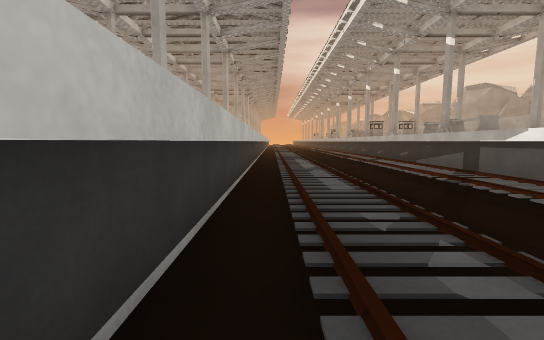
[1] (above)

19 first-person views from a walk through a 3-D level made in the Unity game engine. The camera is 1.5 m above the floor, tilts 6° down and sees 90° across. The floor is counted in squares, 2 m on a side. Each view is taken from the middle of a square. On the plan, view 1 faces up. The plan holds only what a view shows up to about 10 squares ahead; the rest is blank. The place goes on beyond the plan. Surface patterns are stand-ins for the level's own textures.

[2]
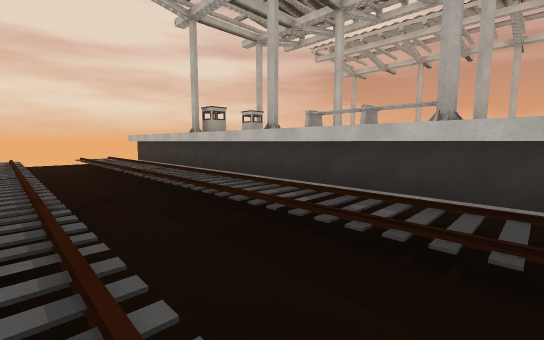

[3]
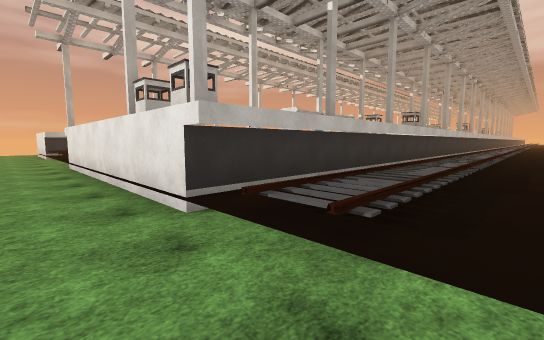

[4]
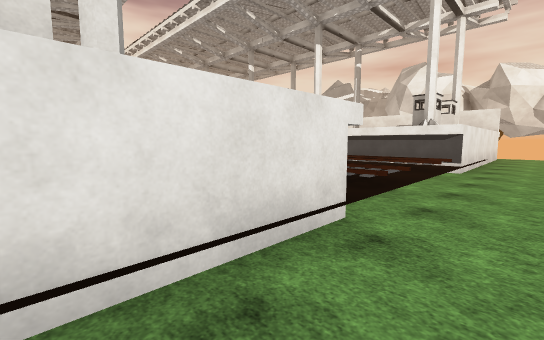

[5]
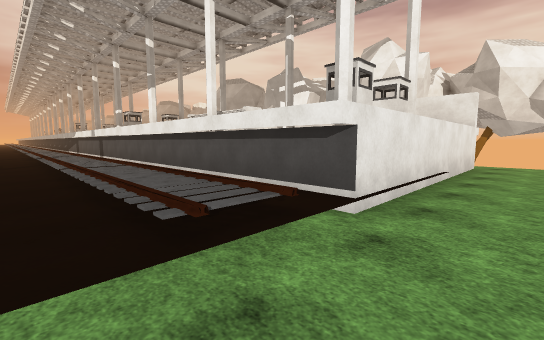

[6]
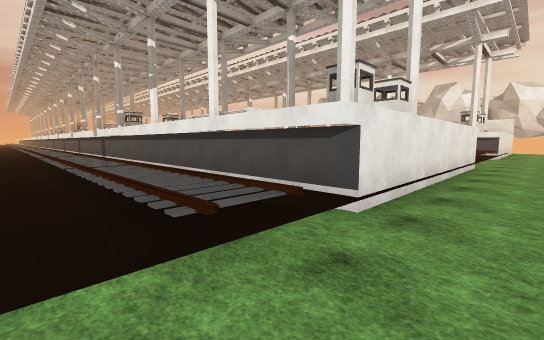

[7]
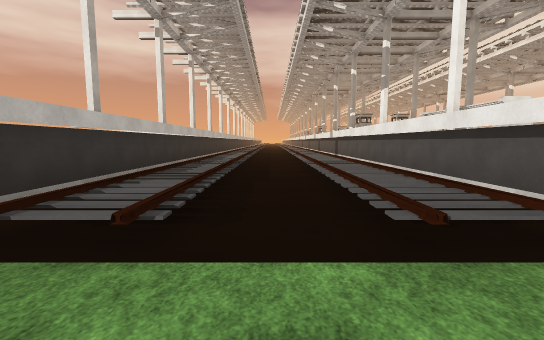

[8]
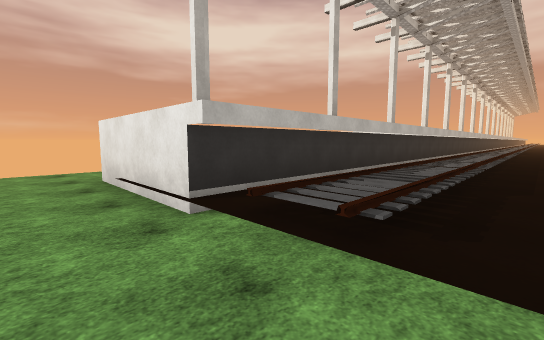

[9]
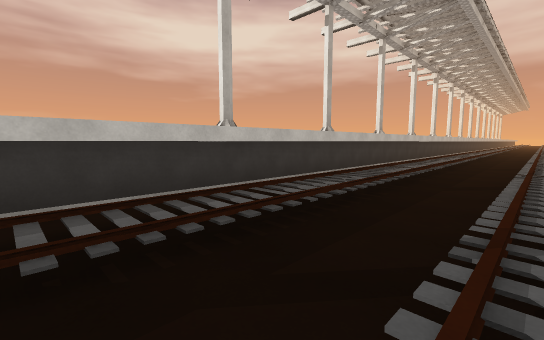

[10]
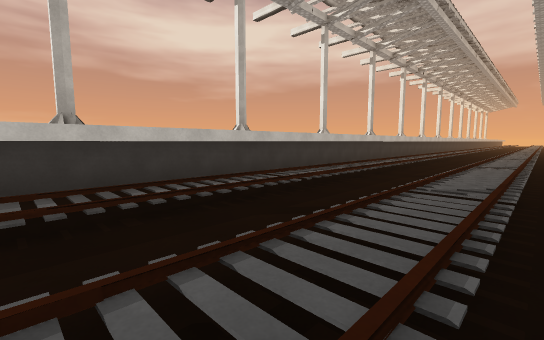

[11]
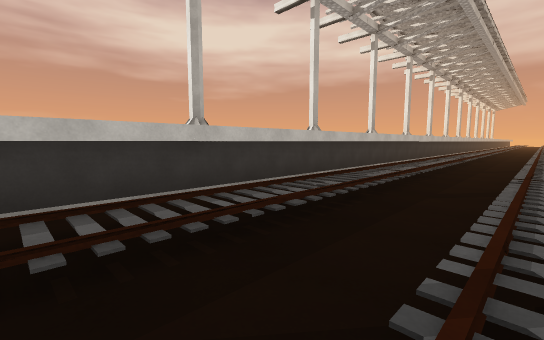

[12]
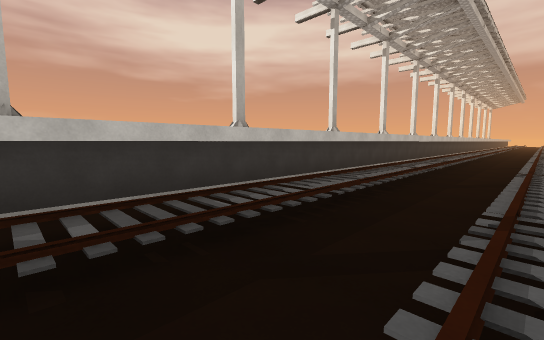

[13]
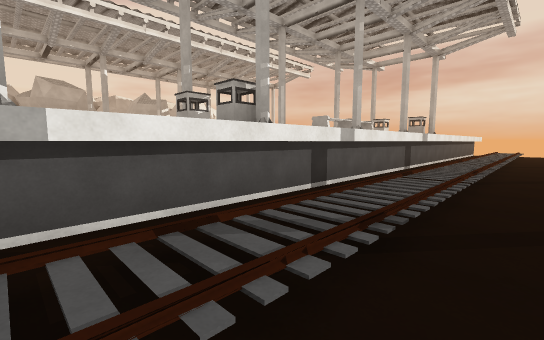

[14]
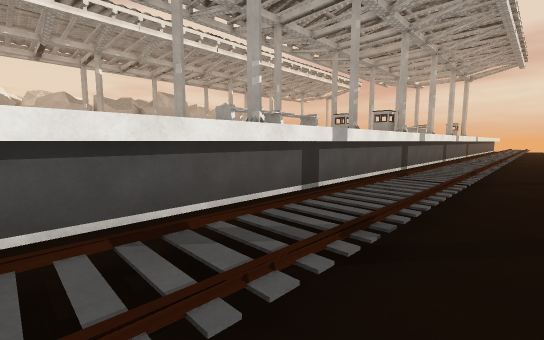

[15]
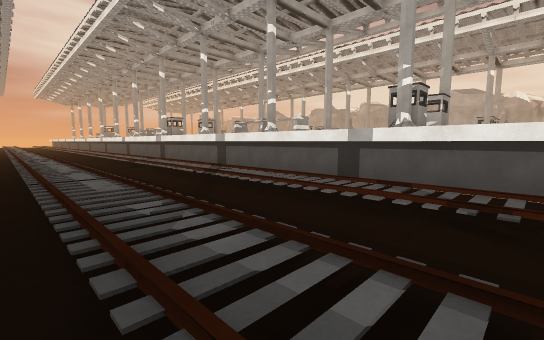

[16]
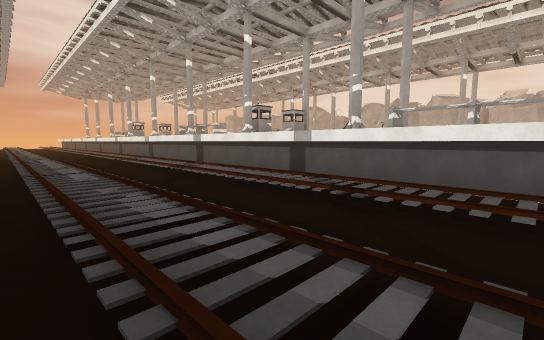

[17]
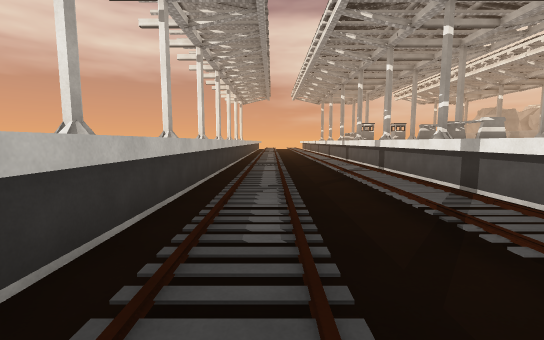

[18]
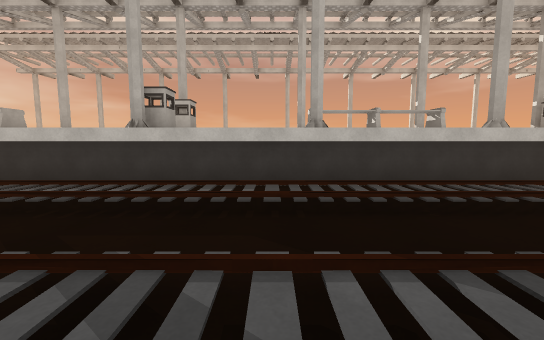

[19]
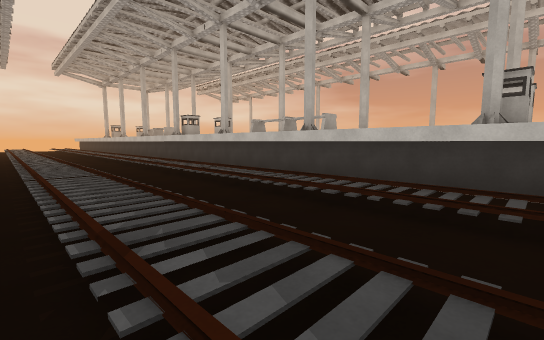

### Floor plan
Key: @ floor where view 1 was taken; # wall or solid block; . main floor; - floor 0.25 m lower than the main floor; / step, stairs or slope; ^ raised ledge.
Columns run from 15 left of view 1 to 12 right of it. Each row starts with its distance up from view 1.
 36   ^//.//^
 35   #//.//#
 34   #//.//#
 33   ^//.//^
 32   ^//.//^
 31   ^//.//#
 30   ^//.//^
 29   ^//.//^
 28   ^//.//^
 27    //.//^
 26    //.//#
 25    //.//^
 24    //.//^
 23    //.//^
 22    //.//#
 21   ^//.//^
 20   ^//.//^
 19   ^//.//^     ^#/.//
 18   #//.//#     #//.//
 17   #//.//#     #//.//
 16   ^//.//^     ^#/.//
 15   ^//.//^     ^#/.//
 14   #//.//#     #//.//
 13   ^//.//^     ^#/.//
 12   ^//.//^     ^#/.//
 11   ^//.//^     ^#/.//
 10   #//.//#     #//.//^
  9   ^//.//^     ^//.//^
  8   ^//.//^     ^#/.//^
  7   ^//.//^     ^#/.//^
  6   #//.//#     ##/.//^
  5   ^//.//^     ^#/.//^
  4   ^//.//^     ^#/.//
  3   ^//.//^     ^#/.//^
  2   #//.//#     #//.//#
  1   #//.//#     #//.//#
  0   ^//.//^     ^@/.//^
 -1   ^//.//^     ^#/.//^
 -2   ^//.//^     ^#/.//^
 -3   ^//.//^     ^#/.//^
 -4   ^//.//^     ^#/.//^
 -5   ^//.//^     ^#/.//^
 -6   ^//.//#     ^#/.//^
 -7 ###//.//#######//.//#######
 -8 ----------------------------
 -9 ----------------------------

Where each view was taken, in squares from view 1:
view 1: 0 up, 0 right, facing up
view 2: 3 up, 3 right, facing down-left
view 3: 9 down, 2 right, facing up-left
view 4: 9 down, 3 left, facing up-right
view 5: 9 down, 2 right, facing up-right
view 6: 9 down, 10 left, facing up-right
view 7: 9 down, 10 left, facing up
view 8: 9 down, 10 left, facing up-left
view 9: 2 down, 9 left, facing up-left
view 10: 5 up, 8 left, facing up-left
view 11: 7 up, 9 left, facing up-left
view 12: 10 up, 9 left, facing up-left
view 13: 10 up, 10 left, facing down-right
view 14: 18 up, 10 left, facing down-right
view 15: 16 up, 12 left, facing up-right
view 16: 23 up, 12 left, facing up-right
view 17: 26 up, 11 left, facing up
view 18: 9 up, 4 right, facing left
view 19: 19 up, 4 right, facing down-left
